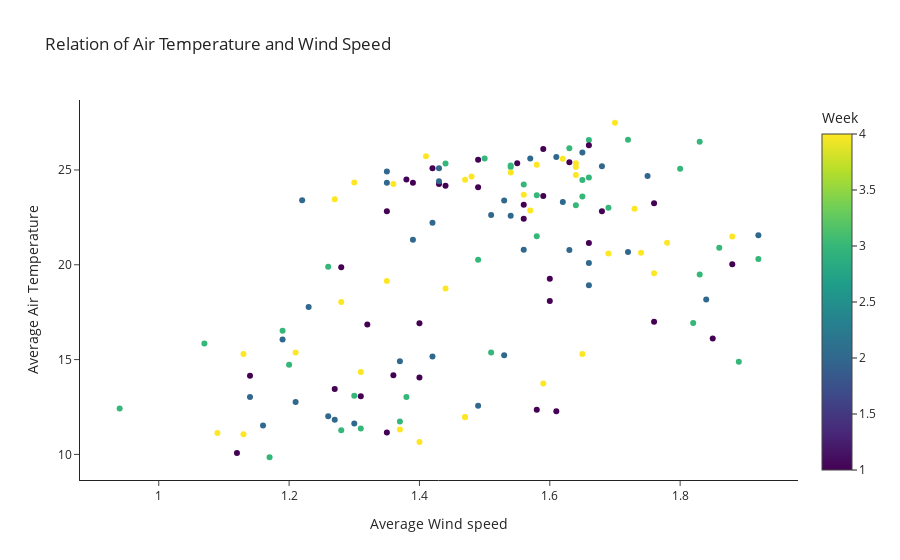

Notebook source saved alongside this figure:
### Code cell
pio.templates.default = "simple_white"
fig = px.scatter(w,y='Average Air Temperature',x='Average Wind speed ', color='Week', title="Relation of Air Temperature and Wind Speed")
fig.show()

### Figure 1 — Plotly figure (JSON) as saved in the notebook; plotly's stock layout.template omitted (floating-point values rounded to 4 significant figures; data arrays with more than 128 entries replaced by an {"elided": "..."} marker saying what was removed)
{"data": [{"hovertemplate": "Average Wind speed =%{x}<br>Average Air Temperature=%{y}<br>Week=%{marker.color}<extra></extra>", "legendgroup": "", "marker": {"color": {"elided": "140 int values"}, "coloraxis": "coloraxis", "symbol": "circle"}, "mode": "markers", "name": "", "orientation": "v", "showlegend": false, "type": "scatter", "x": {"elided": "140 float values"}, "xaxis": "x", "y": {"elided": "140 float values"}, "yaxis": "y"}], "layout": {"coloraxis": {"colorbar": {"title": {"text": "Week"}}, "colorscale": [[0, "#440154"], [0.1111, "#482878"], [0.2222, "#3e4989"], [0.3333, "#31688e"], [0.4444, "#26828e"], [0.5556, "#1f9e89"], [0.6667, "#35b779"], [0.7778, "#6ece58"], [0.8889, "#b5de2b"], [1, "#fde725"]]}, "legend": {"tracegroupgap": 0}, "title": {"text": "Relation of Air Temperature and Wind Speed"}, "xaxis": {"anchor": "y", "domain": [0, 1], "title": {"text": "Average Wind speed "}}, "yaxis": {"anchor": "x", "domain": [0, 1], "title": {"text": "Average Air Temperature"}}}}
